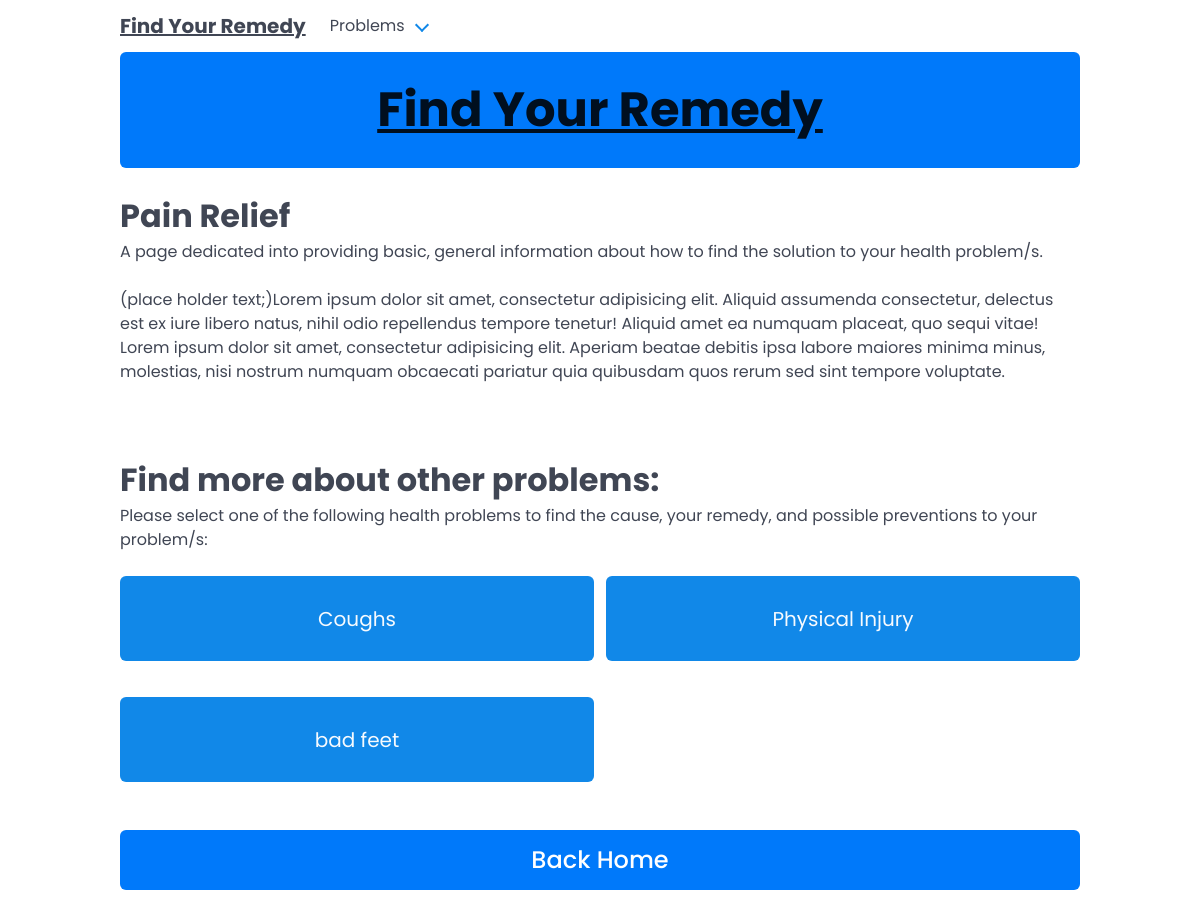
The page /Pain Relief/ on the database as committed earlier.
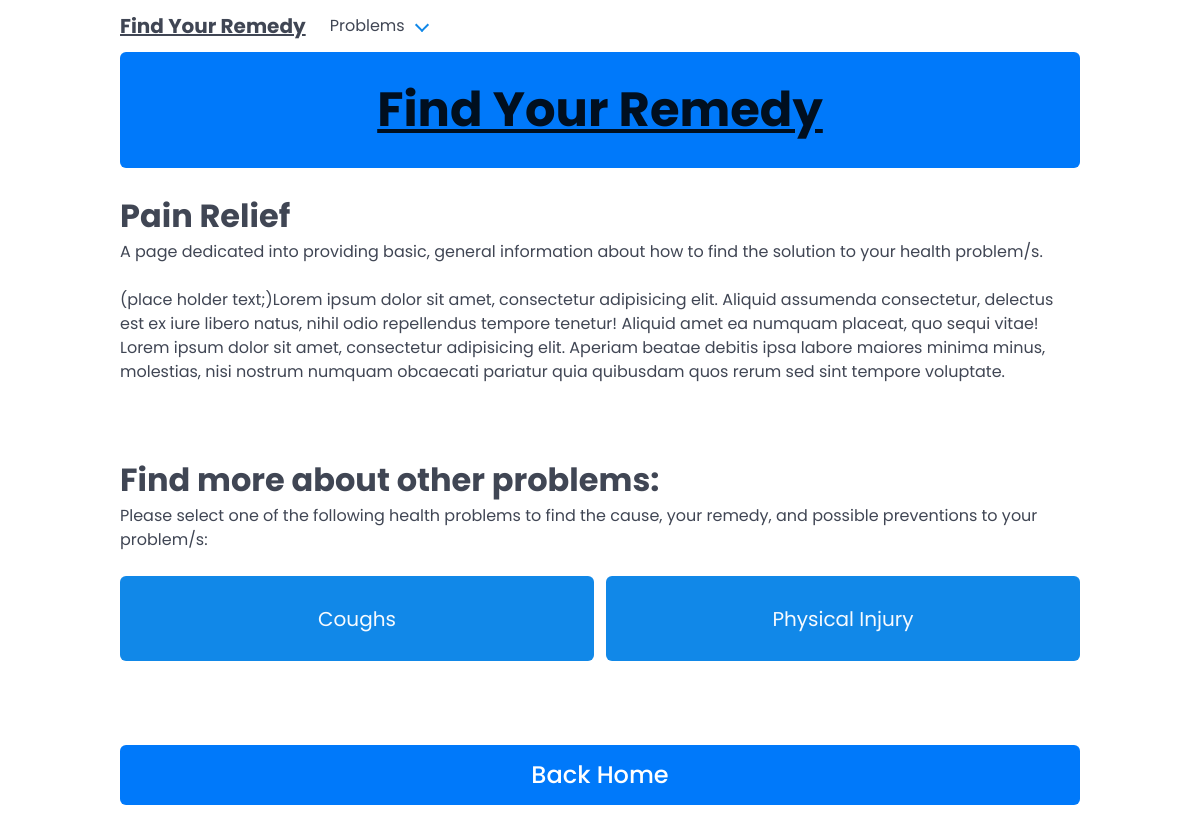
The same page on the database as committed later.
### main/models.py (models this page shows, shortened)
class Illness(models.Model):
    name = models.CharField(max_length=64)
    class Meta:
        ordering = [
            'name',
        ]
        verbose_name_plural = 'Illnesses'

### main/views.py (the view)
# urls.py: path('Pain Relief/', views.pain_relief, name='Pain Relief'),
def pain_relief(request):
    illnesses = Illness.objects.all()
    context = {
        'illnesses': illnesses,
    }
    return render(request, 'main/Pain Relief.html', context)

### main/templates/main/Pain Relief.html (shortened to what this page needs)
<!DOCTYPE html>
<html lang="en">
<head>
    {% load static %}
    <link rel="stylesheet" href="{% static 'Style.css' %}">
</head>
<body>
     <nav class="navbar is-fixed-top" role="navigation" aria-label="main navigation">
        <div class="container">
            <div class="navbar-brand">
                <a class="navbar-item" href="{% url 'home' %}">
                    <h1 class="is-size-5 has-text-left has-text-weight-bold title-white"><u>Find Your Remedy</u></h1>
                </a>
                <div class="navbar-item has-dropdown is-hoverable">
                    <a class="navbar-link">
                        Problems
                    </a>
                </div>
            </div>
        </div>
    </nav>
    <div class="container">
        <div class="notification is-primary" style="margin-top: 3.25rem;">
            <h1 class="is-size-1 has-text-centered has-text-weight-bold"><u>Find Your Remedy</u></h1>
        </div>
        <h2 class="is-size-3 has-text-weight-bold">Pain Relief</h2>
        <p>
            A page dedicated into providing basic, general information about how to find the solution to your health
            problem/s.
        </p>
        <br>
        <p>(place holder text;)Lorem ipsum dolor sit amet, consectetur adipisicing elit. Aliquid assumenda consectetur,
            delectus est ex iure libero natus, nihil odio repellendus tempore tenetur! Aliquid amet ea numquam placeat, quo
            sequi vitae! Lorem ipsum dolor sit amet, consectetur adipisicing elit. Aperiam beatae debitis ipsa labore
            maiores minima minus, molestias, nisi nostrum numquam obcaecati pariatur quia quibusdam quos rerum sed sint
            tempore voluptate.</p>
        <br>
        <br><br>
        <h2 class="is-size-3 has-text-weight-bold">Find more about other problems:</h2>
        <p>
            Please select one of the following health problems to find the cause, your remedy, and possible preventions to
            your problem/s:
        </p>
        <br>
        <div class="fixed-grid">
            <div class="grid">
                 {% for illness in illnesses %}
                    <a class="cell1 notification is-link has-text-centered is-size-5" href="{% url 'illness_view' illness.name %}">{{ illness.name }}</a>
                 {% endfor %}
                <br>
            </div>
            <div class="columns is-centered">
                <div class="column is-full">
                    <a class="button is-size-4 is-primary has-text-white is-fullwidth" href="{% url 'home' %}">Back Home</a>
                </div>
            </div>
        </div>
    </div>
</body>
</html>

Rows that differ between the two databases and show on the page:
removed Illness: name "bad feet"
